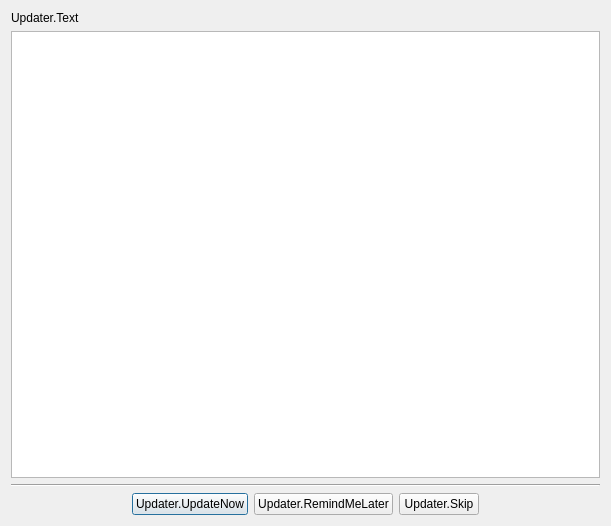
<?xml version="1.0" encoding="UTF-8"?>
<ui version="4.0">
 <class>OBSUpdate</class>
 <widget class="QDialog" name="OBSUpdate">
  <property name="geometry">
   <rect>
    <x>0</x>
    <y>0</y>
    <width>611</width>
    <height>526</height>
   </rect>
  </property>
  <property name="windowTitle">
   <string>Updater.Title</string>
  </property>
  <layout class="QVBoxLayout" name="verticalLayout">
   <item>
    <widget class="QLabel" name="label">
     <property name="text">
      <string>Updater.Text</string>
     </property>
    </widget>
   </item>
   <item>
    <widget class="QTextBrowser" name="text">
     <property name="readOnly">
      <bool>true</bool>
     </property>
     <property name="html">
      <string>&lt;!DOCTYPE HTML PUBLIC &quot;-//W3C//DTD HTML 4.0//EN&quot; &quot;http://www.w3.org/TR/REC-html40/strict.dtd&quot;&gt;
&lt;html&gt;&lt;head&gt;&lt;meta name=&quot;qrichtext&quot; content=&quot;1&quot; /&gt;&lt;meta charset=&quot;utf-8&quot; /&gt;&lt;style type=&quot;text/css&quot;&gt;
p, li { white-space: pre-wrap; }
hr { height: 1px; border-width: 0; }
li.unchecked::marker { content: &quot;\2610&quot;; }
li.checked::marker { content: &quot;\2612&quot;; }
&lt;/style&gt;&lt;/head&gt;&lt;body style=&quot; font-family:'Segoe UI'; font-size:9pt; font-weight:400; font-style:normal;&quot;&gt;
&lt;p style=&quot;-qt-paragraph-type:empty; margin-top:0px; margin-bottom:0px; margin-left:0px; margin-right:0px; -qt-block-indent:0; text-indent:0px; font-family:'MS Shell Dlg 2'; font-size:8pt;&quot;&gt;&lt;br /&gt;&lt;/p&gt;&lt;/body&gt;&lt;/html&gt;</string>
     </property>
     <property name="openExternalLinks">
      <bool>true</bool>
     </property>
    </widget>
   </item>
   <item>
    <widget class="Line" name="line">
     <property name="orientation">
      <enum>Qt::Orientation::Horizontal</enum>
     </property>
    </widget>
   </item>
   <item>
    <layout class="QHBoxLayout" name="horizontalLayout">
     <item>
      <spacer name="horizontalSpacer">
       <property name="orientation">
        <enum>Qt::Orientation::Horizontal</enum>
       </property>
       <property name="sizeHint" stdset="0">
        <size>
         <width>40</width>
         <height>20</height>
        </size>
       </property>
      </spacer>
     </item>
     <item>
      <widget class="QPushButton" name="yes">
       <property name="text">
        <string>Updater.UpdateNow</string>
       </property>
       <property name="default">
        <bool>true</bool>
       </property>
      </widget>
     </item>
     <item>
      <widget class="QPushButton" name="no">
       <property name="text">
        <string>Updater.RemindMeLater</string>
       </property>
      </widget>
     </item>
     <item>
      <widget class="QPushButton" name="skip">
       <property name="text">
        <string>Updater.Skip</string>
       </property>
      </widget>
     </item>
     <item>
      <spacer name="horizontalSpacer_2">
       <property name="orientation">
        <enum>Qt::Orientation::Horizontal</enum>
       </property>
       <property name="sizeHint" stdset="0">
        <size>
         <width>40</width>
         <height>20</height>
        </size>
       </property>
      </spacer>
     </item>
    </layout>
   </item>
  </layout>
 </widget>
 <resources/>
 <connections/>
</ui>
